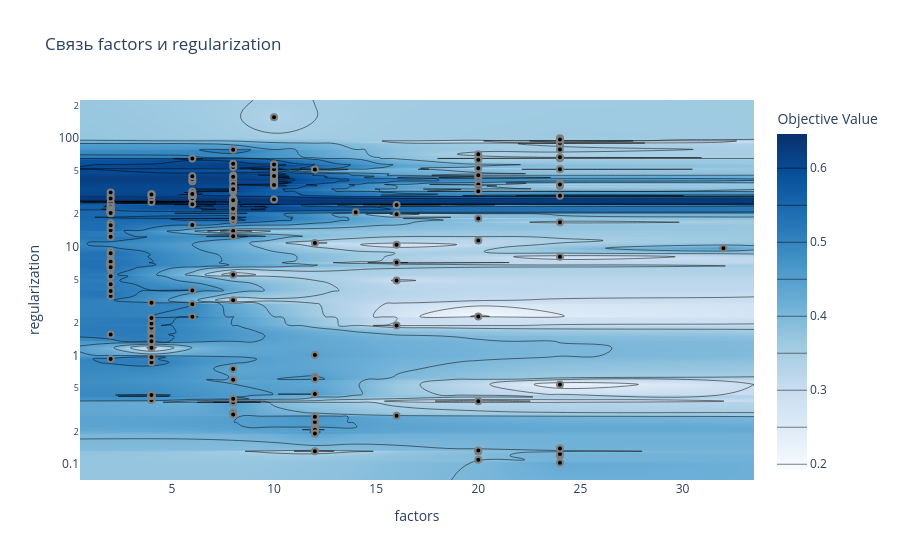

Source (notebook cell):
### Code cell
vis.plot_contour(study, params=['factors', 'regularization']).update_layout(title="Связь factors и regularization").show()

### Figure 1 — Plotly figure (JSON) as saved in the notebook; plotly's stock layout.template omitted (floating-point values rounded to 4 significant figures; data arrays with more than 128 entries replaced by an {"elided": "..."} marker saying what was removed)
{"data": [{"colorbar": {"title": {"text": "Objective Value"}}, "colorscale": [[0, "rgb(247,251,255)"], [0.125, "rgb(222,235,247)"], [0.25, "rgb(198,219,239)"], [0.375, "rgb(158,202,225)"], [0.5, "rgb(107,174,214)"], [0.625, "rgb(66,146,198)"], [0.75, "rgb(33,113,181)"], [0.875, "rgb(8,81,156)"], [1, "rgb(8,48,107)"]], "connectgaps": true, "contours": {"coloring": "heatmap"}, "hoverinfo": "none", "line": {"smoothing": 1.3}, "reversescale": false, "type": "contour", "x": [0.5, 2, 4, 6, 8, 10, 12, 14, 16, 20, 24, 32, 33.5], "y": {"elided": "252 float values"}, "z": {"elided": "252x13 float values"}}, {"marker": {"color": "black", "line": {"color": "Gray", "width": 2}}, "mode": "markers", "name": "Feasible Trial", "showlegend": false, "type": "scatter", "x": {"elided": "250 int values"}, "y": {"elided": "250 float values"}}, {"marker": {"color": "#cccccc", "line": {"color": "Gray", "width": 2}}, "mode": "markers", "name": "Infeasible Trial", "showlegend": false, "type": "scatter", "x": [], "y": []}], "layout": {"title": {"text": "Связь factors и regularization"}, "xaxis": {"range": [0.5, 33.5], "title": {"text": "factors"}}, "yaxis": {"range": [-1.145, 2.351], "title": {"text": "regularization"}, "type": "log"}}}
